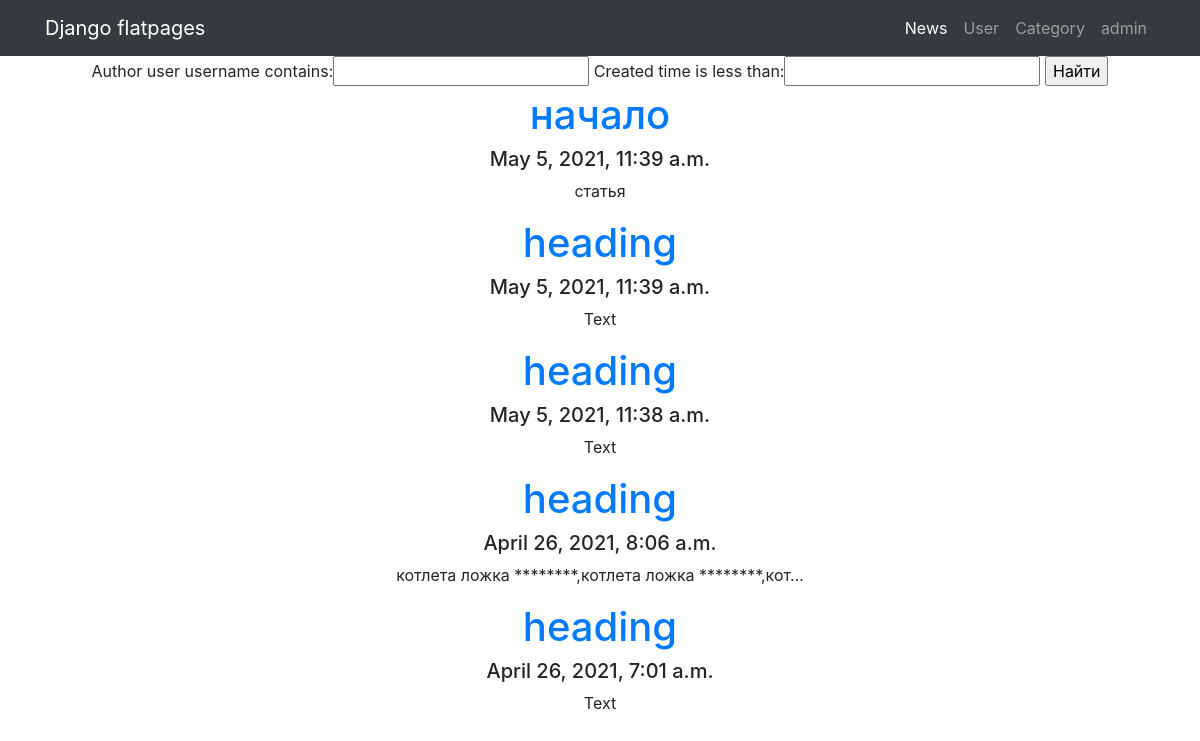
/search/, run on an earlier commit of the app's database.
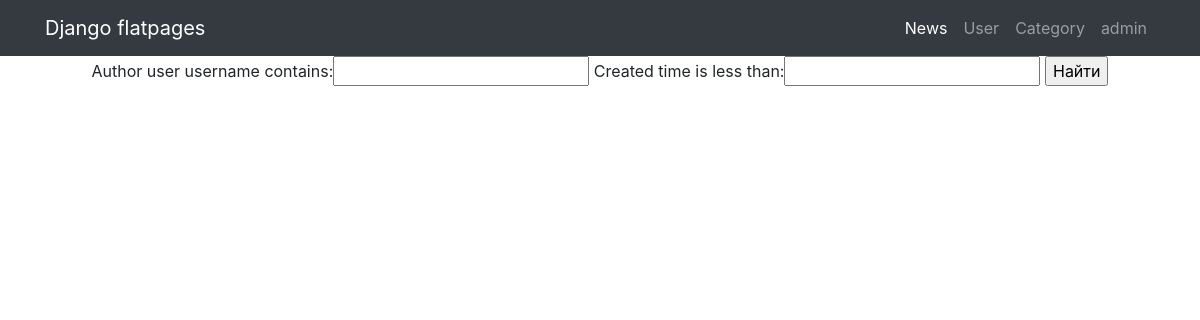
And on a later commit of the database.
### NewsPaper/models.py (models this page shows, shortened)
class Post(models.Model):
    author = models.ForeignKey(Author, on_delete=models.CASCADE)
    post_type = models.CharField(max_length=255, choices=Post_type, default=post)
    heading = models.CharField(max_length=255, default='heading')
    text = models.TextField(default='Text')
    category = models.ManyToManyField(Category, through='PostCategory')
    created_time = models.DateTimeField(auto_now_add=True)
    rating = models.IntegerField(default=0)

### NewsPaper/views.py (the view)
# urls.py: path('search/', PostSearch.as_view(), name='search'),
class PostSearch(ListView):
    model = Post
    template_name = 'NewsPaper/search.html'
    context_object_name = 'posts'
    queryset = Post.objects.order_by('-id')
    def get_context_data(self, **kwargs):
        context = super().get_context_data(**kwargs)
        context['filter'] = PostFilter(self.request.GET,
                                       queryset=self.get_queryset())  # вписываем наш фильтр в контекст
        return context

### NewsPaper/templatetags/filters.py (called while the page is built)
@register.filter(name='censor')
def censor(value, arg):
    if cens:
        for i in cens:
            value = value.replace(i, '*' * len(i))
    if arg:
        arg = arg.split()
        for y in arg:
            value = value.replace(y, '*' * len(y))
    return value

### templates/NewsPaper/search.html (shortened to what this page needs)
{% extends 'flatpages/default.html' %}
{% load filters %}
{% block content %}
<form method="GET">
    {{ filter.form }}
    <input type="submit" value="Найти">
</form>
{% for post in filter.qs%}
<h1><a href="{% url 'news_d' post.id %}">{{ post.heading|censor:'тест' }}</a></h1>
<h5>{{post.created_time}}</h5>
<p>{{post.text|truncatechars:50|censor:'тест'}}</p>
{%endfor%}
{% endblock content %}

### templates/flatpages/default.html (shortened to what this page needs)
{% load static %}
<!DOCTYPE html>
<html lang="en">
<head>
  <link href="{% static 'startbootstrap-bare-gh-pages/vendor/bootstrap/css/bootstrap.min.css' %}" rel="stylesheet">
</head>
<body>
  <nav class="navbar navbar-expand-lg navbar-dark bg-dark static-top">
    <div class="container">
      <a class="navbar-brand" href="#">Django flatpages</a>
      <div class="collapse navbar-collapse" id="navbarResponsive">
        <ul class="navbar-nav ml-auto">
          <li class="nav-item active">
            <a class="nav-link" href="/">News
            </a>
          </li>
          <li>
            <a class="nav-link" href="{%url 'profile'%}">User</a>
          </li>
          <li>
            <a class="nav-link" href="{%url 'category_list'%}">Category</a>
          </li>
          <li>
            <a class="nav-link" href="/admin">admin</a>
          </li>
        </ul>
      </div>
    </div>
  </nav>
  <div class="container">
    <div class="row">
      <div class="col-lg-12 text-center">
        {% block body %}
        {% block content %}
        {% endblock content %}
        {% endblock body %}
      </div>
    </div>
  </div>
</body>
</html>

What changed in the data, as far as the page shows it:
removed Post: heading|censor "начало", created_time "May 5, 2021, 11:39 a.m.", text|censor "статья"
removed Post: heading|censor "heading", created_time "May 5, 2021, 11:39 a.m.", text|censor "Text"
removed Post: heading|censor "heading", created_time "May 5, 2021, 11:38 a.m.", text|censor "Text"
removed Post: heading|censor "heading", created_time "April 26, 2021, 8:06 a.m.", text|censor "котлета ложка ********,котлета ложка ********,кот…"
removed Post: heading|censor "heading", created_time "April 26, 2021, 7:01 a.m.", text|censor "Text"
